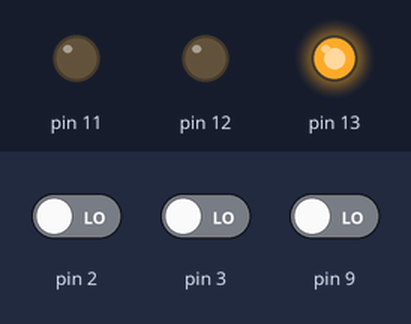
Recording of a sketch running on a simulated Arduino Uno, built with avr-gcc and run on an emulated ATmega328P. Shown: output pins drawn as LEDs (lit = HIGH). Dashed ring = blinking. Inputs (shaded band) come from the test bench; at power-on: pin 9 LOW, pin 2 LOW, pin 3 LOW.

Above: at 1.2 s.
1.3 s: pin 9 driven HIGH
At 2.4 s:
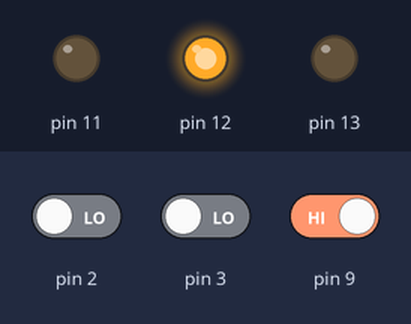
2.8 s: pin 2 driven HIGH
At 3.01 s:
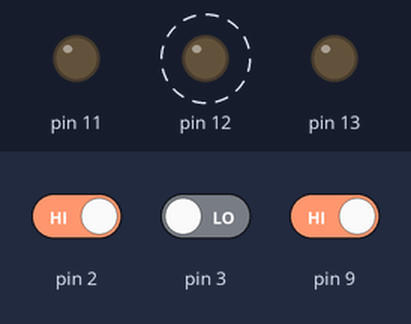
5.8 s: pin 2 driven LOW
At 5.8 s:
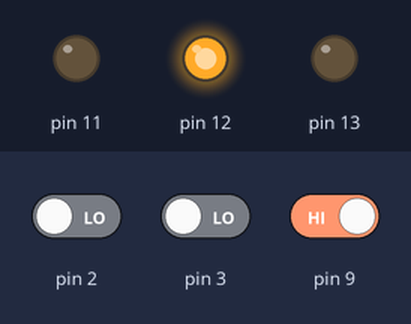
7.3 s: pin 3 driven HIGH
At 7.46 s:
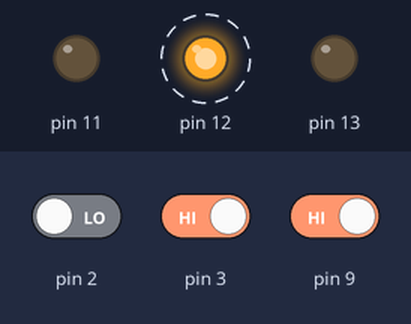
Timing chart, 0 to 11.3 s (numbered marks = the images above; inputs shaded):
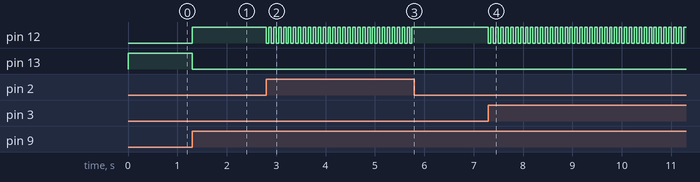

Measured:
- after the input at 1.3 s, pin 12: LOW → HIGH at once; pin 13: HIGH → LOW at once
- after the input at 2.8 s, pin 12: alternates HIGH for 0.05 s and LOW for 0.05 s, starting at once
- after the input at 5.8 s, pin 12: stops changing and stays HIGH
- after the input at 7.3 s, pin 12: alternates HIGH for 0.05 s and LOW for 0.05 s, starting at once

The sketch:

dat110_arduinoboard1.ino
```cpp
void setup()
{
  Serial.begin(9600);
  pinMode(2, INPUT);
  pinMode(3, INPUT);
  pinMode(9, INPUT);
  pinMode(11, OUTPUT);
  pinMode(12, OUTPUT);
  pinMode(13, OUTPUT);
}
const int LOCKED = 1;
const int WAITING = 2;
const int UNLOCKED = 3;
int state = LOCKED;
int motion = LOW;
int btn1pushed = 0;
int btn2pushed = 0;
int count = 0;
int code [2]= { 2, 1 };

void loop()
{
  while(state == LOCKED){
    btn1pushed = 0;
    btn2pushed = 0;
    count = 0;
    digitalWrite(13, HIGH);
    motion = digitalRead(9);
    if(motion == HIGH){
      	digitalWrite(13, LOW);
    	state = WAITING;
    }
  }
  while(state == WAITING){
    digitalWrite(12, HIGH);
    while((btn1pushed==0 || btn2pushed==0)&& count<2){
    int btn1 = digitalRead(3);
      if(btn1==HIGH){
        digitalWrite(12, LOW);
        delay(50);
        digitalWrite(12, HIGH);
        delay(50);
        if(count==0){
          btn1pushed = 1;
        }else{
          btn2pushed = 1;
        }
        count++;

      }
  	int btn2 = digitalRead(2);
      if(btn2==HIGH){
        digitalWrite(12, LOW);
        delay(50);
        digitalWrite(12, HIGH);
        delay(50);
        if(count==0){
          btn1pushed = 2;
        }else{
          btn2pushed = 2;
        }
        count++;
      }
    }
    if((btn1pushed==code[0])&&(btn2pushed==code[1])){
    state = UNLOCKED;
    }else{
      digitalWrite(12, LOW);
      state = LOCKED;
    }
  }
  while(state == UNLOCKED){
    digitalWrite(12, LOW);
    digitalWrite(11, HIGH);
    delay(1000);
    digitalWrite(11, LOW);
    state = LOCKED;
  }
}
```
